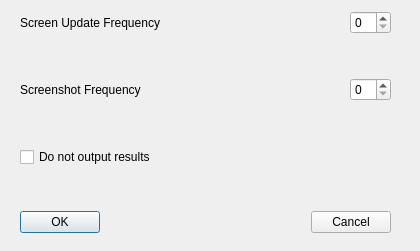
<ui version="4.0" >
 <class>ScreenshotFrequencyDialog</class>
 <widget class="QDialog" name="ScreenshotFrequencyDialog" >
  <property name="geometry" >
   <rect>
    <x>0</x>
    <y>0</y>
    <width>420</width>
    <height>251</height>
   </rect>
  </property>
  <property name="windowTitle" >
   <string>Screenshot Configure</string>
  </property>
  <widget class="QWidget" name="" >
   <property name="geometry" >
    <rect>
     <x>20</x>
     <y>11</y>
     <width>371</width>
     <height>226</height>
    </rect>
   </property>
   <layout class="QVBoxLayout" >
    <property name="margin" >
     <number>0</number>
    </property>
    <property name="spacing" >
     <number>6</number>
    </property>
    <item>
     <layout class="QHBoxLayout" >
      <property name="margin" >
       <number>0</number>
      </property>
      <property name="spacing" >
       <number>6</number>
      </property>
      <item>
       <widget class="QLabel" name="textLabel4_2" >
        <property name="text" >
         <string>Screen Update Frequency</string>
        </property>
       </widget>
      </item>
      <item>
       <spacer>
        <property name="orientation" >
         <enum>Qt::Horizontal</enum>
        </property>
        <property name="sizeHint" >
         <size>
          <width>40</width>
          <height>20</height>
         </size>
        </property>
       </spacer>
      </item>
      <item>
       <widget class="QSpinBox" name="screenUpdateSpinBox" />
      </item>
     </layout>
    </item>
    <item>
     <spacer>
      <property name="orientation" >
       <enum>Qt::Vertical</enum>
      </property>
      <property name="sizeHint" >
       <size>
        <width>369</width>
        <height>31</height>
       </size>
      </property>
     </spacer>
    </item>
    <item>
     <layout class="QHBoxLayout" >
      <property name="margin" >
       <number>0</number>
      </property>
      <property name="spacing" >
       <number>6</number>
      </property>
      <item>
       <widget class="QLabel" name="textLabel4" >
        <property name="text" >
         <string>Screenshot Frequency</string>
        </property>
       </widget>
      </item>
      <item>
       <spacer>
        <property name="orientation" >
         <enum>Qt::Horizontal</enum>
        </property>
        <property name="sizeType" >
         <enum>QSizePolicy::Expanding</enum>
        </property>
        <property name="sizeHint" >
         <size>
          <width>31</width>
          <height>32</height>
         </size>
        </property>
       </spacer>
      </item>
      <item>
       <widget class="QSpinBox" name="freqSpinBox" />
      </item>
     </layout>
    </item>
    <item>
     <spacer>
      <property name="orientation" >
       <enum>Qt::Vertical</enum>
      </property>
      <property name="sizeType" >
       <enum>QSizePolicy::Expanding</enum>
      </property>
      <property name="sizeHint" >
       <size>
        <width>369</width>
        <height>21</height>
       </size>
      </property>
     </spacer>
    </item>
    <item>
     <widget class="QCheckBox" name="noOutputCheckBox" >
      <property name="text" >
       <string>Do not output results</string>
      </property>
     </widget>
    </item>
    <item>
     <spacer>
      <property name="orientation" >
       <enum>Qt::Vertical</enum>
      </property>
      <property name="sizeType" >
       <enum>QSizePolicy::Expanding</enum>
      </property>
      <property name="sizeHint" >
       <size>
        <width>369</width>
        <height>21</height>
       </size>
      </property>
     </spacer>
    </item>
    <item>
     <layout class="QHBoxLayout" >
      <property name="margin" >
       <number>0</number>
      </property>
      <property name="spacing" >
       <number>6</number>
      </property>
      <item>
       <widget class="QPushButton" name="pushButton13" >
        <property name="text" >
         <string>OK</string>
        </property>
       </widget>
      </item>
      <item>
       <spacer>
        <property name="orientation" >
         <enum>Qt::Horizontal</enum>
        </property>
        <property name="sizeType" >
         <enum>QSizePolicy::Expanding</enum>
        </property>
        <property name="sizeHint" >
         <size>
          <width>16</width>
          <height>30</height>
         </size>
        </property>
       </spacer>
      </item>
      <item>
       <widget class="QPushButton" name="pushButton13_2" >
        <property name="text" >
         <string>Cancel</string>
        </property>
       </widget>
      </item>
     </layout>
    </item>
   </layout>
  </widget>
 </widget>
 <layoutdefault spacing="6" margin="11" />
 <pixmapfunction>qPixmapFromMimeSource</pixmapfunction>
 <resources/>
 <connections>
  <connection>
   <sender>pushButton13</sender>
   <signal>clicked()</signal>
   <receiver>ScreenshotFrequencyDialog</receiver>
   <slot>accept()</slot>
   <hints>
    <hint type="sourcelabel" >
     <x>156</x>
     <y>78</y>
    </hint>
    <hint type="destinationlabel" >
     <x>187</x>
     <y>32</y>
    </hint>
   </hints>
  </connection>
  <connection>
   <sender>pushButton13_2</sender>
   <signal>clicked()</signal>
   <receiver>ScreenshotFrequencyDialog</receiver>
   <slot>reject()</slot>
   <hints>
    <hint type="sourcelabel" >
     <x>300</x>
     <y>79</y>
    </hint>
    <hint type="destinationlabel" >
     <x>286</x>
     <y>33</y>
    </hint>
   </hints>
  </connection>
 </connections>
</ui>
